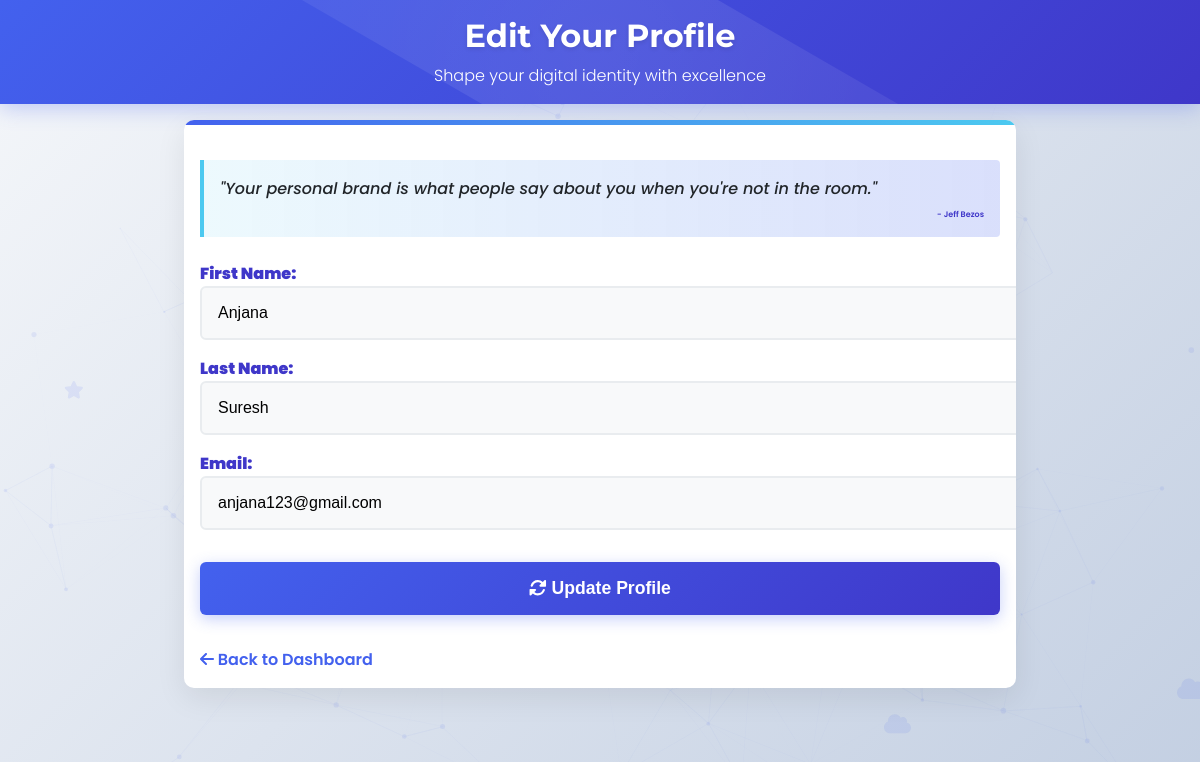
The page /accounts/edit-profile/ (signed in) on the database its author committed.
### accounts/models.py (models this page shows, shortened)
class User(AbstractBaseUser, PermissionsMixin):
    username = models.CharField(max_length=150, unique=True)
    email = models.EmailField(unique=True)
    date_joined = models.DateTimeField(default=now)
    first_name = models.CharField(max_length=30, blank=True)
    last_name = models.CharField(max_length=30, blank=True)
    is_active = models.BooleanField(default=True)
    is_staff = models.BooleanField(default=False)
    objects = UserManager()  # Add this custom manager
    USERNAME_FIELD = 'username'
    REQUIRED_FIELDS = ['email']

### accounts/views.py (the view, shortened to what this page needs)
# urls.py: path("edit-profile/", views.edit_profile, name="edit_profile"),
@login_required
def edit_profile(request):
    user = request.user  # Get the logged-in user
    return render(request, "accounts/edit_profile.html", {"user": user})

### accounts/templates/accounts/edit_profile.html (shortened to what this page needs)
<!DOCTYPE html>
<html lang="en">
<head>
    <link rel="stylesheet" href="https://cdnjs.cloudflare.com/ajax/libs/animate.css/4.1.1/animate.min.css">
    <link rel="stylesheet" href="https://cdnjs.cloudflare.com/ajax/libs/font-awesome/6.0.0/css/all.min.css">
</head>
<body>
    <div class="particles" id="particles-js"></div>
    <div class="floating-icons" id="floating-icons"></div>
    <header class="animate__animated animate__fadeIn">
        <h1>Edit Your Profile</h1>
        <p>Shape your digital identity with excellence</p>
    </header>
    <main>
        <div class="motivation-banner">
            <p class="motivation-text">"Your personal brand is what people say about you when you're not in the room."</p>
            <p class="motivation-author">- Jeff Bezos</p>
        </div>
        <form method="post" action="">
            <label for="first_name">First Name:</label>
            <input type="text" id="first_name" name="first_name" value="{{ user.first_name }}" required>
            <label for="last_name">Last Name:</label>
            <input type="text" id="last_name" name="last_name" value="{{ user.last_name }}" required>
            <label for="email">Email:</label>
            <input type="email" id="email" name="email" value="{{ user.email }}" required>
            <button type="submit" id="submit-btn">
                <i class="fas fa-sync-alt"></i> Update Profile
            </button>
        </form>
        <a href="{% url 'dashboard' %}" class="back-link animate__animated animate__fadeIn">
            <i class="fas fa-arrow-left"></i> Back to Dashboard
        </a>
    </main>
</body>
</html>

### accounts/templates/accounts/edit_profile.html (style rules this page uses)
:root { --primary: #4361ee; --secondary: #3f37c9; --accent: #4cc9f0; --light: #f8f9fa; --dark: #212529; --success: #4bb543; --warning: #f8961e; --danger: #f94144; }
body { font-family: 'Poppins', sans-serif; margin: 0; padding: 0; background: linear-gradient(135deg, #f5f7fa 0%, #c3cfe2 100%); min-height: 100vh; color: var(--dark); overflow-x: hidden; }
.particles { position: fixed; top: 0; left: 0; width: 100%; height: 100%; z-index: -1; opacity: 0.3; }
header { background: linear-gradient(135deg, var(--primary) 0%, var(--secondary) 100%); color: white; padding: 1rem 1rem; text-align: center; position: relative; overflow: hidden; box-shadow: 0 4px 20px rgba(67, 97, 238, 0.3); }
header::before { content: ""; position: absolute; top: -50%; left: -50%; width: 200%; height: 200%; background: radial-gradient(circle, rgba(255,255,255,0.1) 0%, rgba(255,255,255,0) 70%); transform: rotate(30deg); animation: shine 8s infinite linear; }
header h1 { margin: 0; font-size: 2em; font-weight: 700; font-family: 'Montserrat', sans-serif; text-shadow: 0 2px 4px rgba(0,0,0,0.1); position: relative; animation: fadeInDown 0.8s both; }
header p { margin: 0.5rem 0 0; font-size: 1rem; opacity: 0.9; font-weight: 300; position: relative; animation: fadeIn 1s both 0.3s; }
.motivation-banner { background: linear-gradient(90deg, rgba(76,201,240,0.1) 0%, rgba(67,97,238,0.2) 100%); padding: 1rem; margin: 1.5rem 0; border-left: 4px solid var(--accent); border-radius: 0 4px 4px 0; animation: slideInLeft 0.8s both; position: relative; overflow: hidden; }
.motivation-banner::after { content: ""; position: absolute; top: 0; left: 0; width: 100%; height: 100%; background: linear-gradient(90deg, rgba(255,255,255,0) 0%, rgba(255,255,255,0.3) 50%, rgba(255,255,255,0) 100%); transform: translateX(-100%); animation: shimmer 3s infinite; }
.motivation-text { font-style: italic; margin: 0; color: var(--dark); font-weight: 500; }
.motivation-author { text-align: right; font-size: 0.5rem; margin: 0.5rem 0 0; color: var(--secondary); font-weight: 600; }
main { margin: 1rem auto; max-width: 800px; background: white; padding: 1rem; border-radius: 10px; box-shadow: 0 10px 30px rgba(0, 0, 0, 0.08); position: relative; overflow: hidden; animation: fadeInUp 0.8s both 0.2s; transition: transform 0.3s, box-shadow 0.3s; }
main::before { content: ""; position: absolute; top: 0; left: 0; width: 100%; height: 5px; background: linear-gradient(90deg, var(--primary) 0%, var(--accent) 100%); }
form label { display: block; margin-bottom: 0.01rem; font-weight: 1000; color: var(--secondary); transition: all 0.3s; }
form input { width: 100%; padding: 1rem; margin-bottom: 1rem; border: 2px solid #e9ecef; border-radius: 6px; font-size: 1rem; transition: all 0.3s; background-color: #f8f9fa; }
form button { width: 100%; padding: 1rem; margin: 1rem 0; border: none; border-radius: 6px; font-size: 1.1rem; font-weight: 600; background: linear-gradient(135deg, var(--primary) 0%, var(--secondary) 100%); color: white; cursor: pointer; transition: all 0.3s; position: relative; overflow: hidden; box-shadow: 0 4px 15px rgba(67, 97, 238, 0.3); }
form button::after { content: ""; position: absolute; top: 0; left: 0; width: 100%; height: 90%; background: linear-gradient(90deg, rgba(255,255,255,0) 0%, rgba(255,255,255,0.3) 50%, rgba(255,255,255,0) 100%); transform: translateX(-100%); }
.back-link { display: inline-block; margin-top: 1rem; color: var(--primary); text-decoration: none; font-weight: 600; transition: all 0.3s; position: relative; }
.back-link::after { content: ""; position: absolute; bottom: -2px; left: 0; width: 0; height: 2px; background: var(--accent); transition: width 0.3s; }
.floating-icons { position: fixed; top: 0; left: 0; width: 100%; height: 100%; pointer-events: none; z-index: -1; }

### rows shown on the page
User: first_name "Anjana", last_name "Suresh", email "anjana123@gmail.com"
